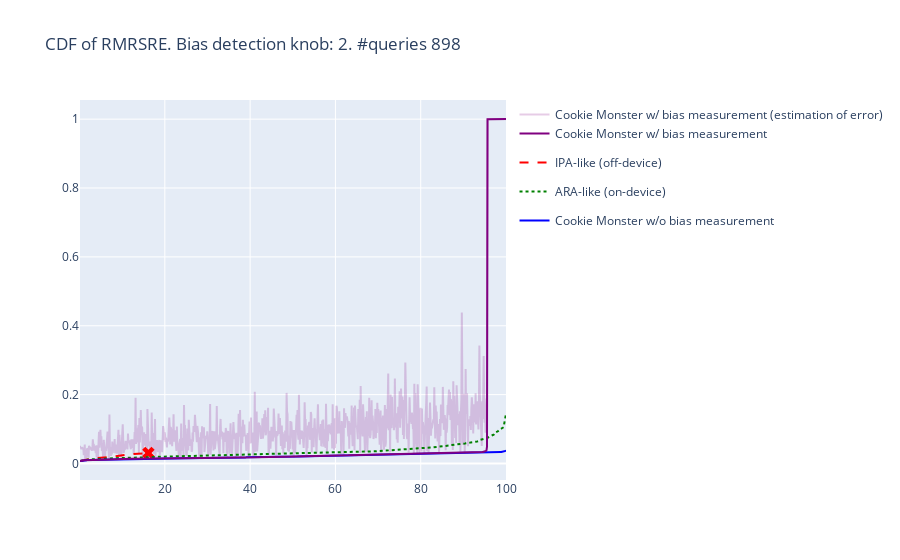

Notebook cell for this chart:
### Code cell
full_cdfs = go.Figure()
full_cdfs.add_trace(trace_unsorted_cm)
full_cdfs.add_trace(trace_unsorted_ara)

# full_cdfs.add_trace(trace_cutoff)
for trace in cdf(**cdf_args):
    full_cdfs.add_trace(trace)
full_cdfs.update_layout(title=f"CDF of RMRSRE. Bias detection knob: {bias_detection_knob}. #queries {num_queries}")
full_cdfs

### Figure 1 — Plotly figure (JSON) as saved in the notebook; plotly's stock layout.template omitted (floating-point values rounded to 4 significant figures; data arrays with more than 128 entries replaced by an {"elided": "..."} marker saying what was removed)
{"data": [{"legendgroup": "Cookie Monster w/ bias measurement", "line": {"dash": "solid"}, "marker": {"color": "rgba(128, 0, 128, 0.2)", "symbol": "circle"}, "mode": "lines", "name": "Cookie Monster w/ bias measurement (estimation of error)", "showlegend": true, "type": "scatter", "x": {"elided": "898 float values"}, "y": {"elided": "898 float values"}}, {"legendgroup": "ARA-like w/ bias measurement", "line": {"dash": "dot"}, "marker": {"color": "rgba(0, 128, 128, 0.2)", "symbol": "diamond"}, "mode": "lines", "name": "ARA-like w/ bias measurement (estimation of error)", "showlegend": true, "type": "scatter", "x": [], "y": []}, {"legendgroup": "IPA-like (off-device)", "line": {"dash": "dash"}, "marker": {"color": "red", "symbol": "x"}, "mode": "lines", "name": "IPA-like (off-device)", "showlegend": true, "type": "scatter", "x": {"elided": "145 float values"}, "y": {"elided": "145 float values"}}, {"legendgroup": "IPA-like (off-device)", "marker": {"color": "red", "size": 11, "symbol": "x"}, "mode": "markers", "name": "IPA-like (off-device)", "showlegend": false, "type": "scatter", "x": [16.15], "y": [0.03071]}, {"legendgroup": "ARA-like (on-device)", "line": {"dash": "dot"}, "marker": {"color": "green", "symbol": "diamond"}, "mode": "lines", "name": "ARA-like (on-device)", "showlegend": true, "type": "scatter", "x": {"elided": "898 float values"}, "y": {"elided": "898 float values"}}, {"legendgroup": "Cookie Monster w/o bias measurement", "line": {"dash": "solid"}, "marker": {"color": "blue", "symbol": "circle"}, "mode": "lines", "name": "Cookie Monster w/o bias measurement", "showlegend": true, "type": "scatter", "x": {"elided": "898 float values"}, "y": {"elided": "898 float values"}}, {"legendgroup": "Cookie Monster w/ bias measurement", "line": {"dash": "solid"}, "marker": {"color": "purple", "symbol": "circle"}, "mode": "lines", "name": "Cookie Monster w/ bias measurement", "showlegend": true, "type": "scatter", "x": {"elided": "898 float values"}, "y": {"elided": "898 float values"}}], "layout": {"title": {"text": "CDF of RMRSRE. Bias detection knob: 2. #queries 898"}}}
